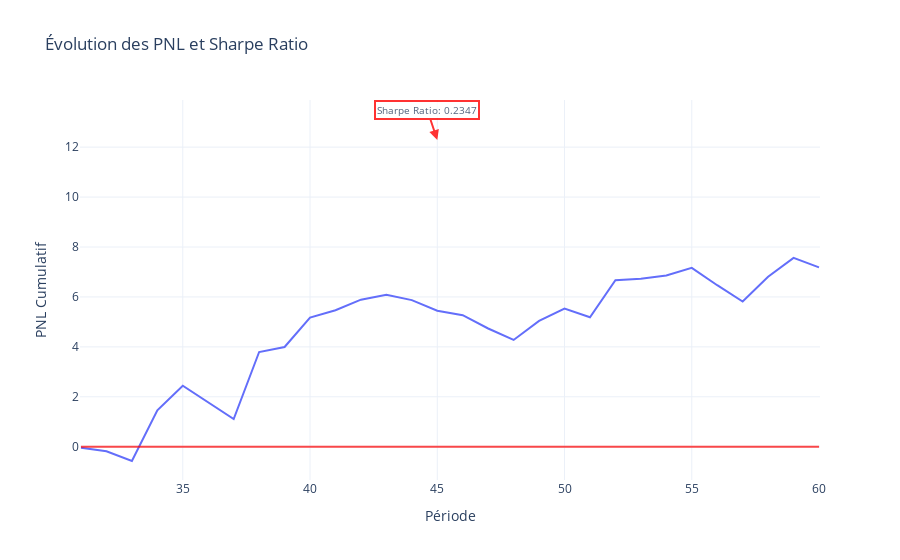

Notebook cell for this chart:
### Code cell
import plotly.graph_objects as go


process.plot_PnL(SR=SR, PNL=PNL)

### Figure 1 — Plotly figure (JSON) as saved in the notebook; plotly's stock layout.template omitted (floating-point values rounded to 4 significant figures)
{"data": [{"mode": "lines", "name": "PNL", "type": "scatter", "x": [31, 32, 33, 34, 35, 36, 37, 38, 39, 40, 41, 42, 43, 44, 45, 46, 47, 48, 49, 50, 51, 52, 53, 54, 55, 56, 57, 58, 59, 60], "y": [-0.04276, -0.1797, -0.572, 1.46, 2.446, 1.767, 1.107, 3.793, 3.994, 5.176, 5.466, 5.891, 6.087, 5.872, 5.445, 5.268, 4.736, 4.277, 5.039, 5.536, 5.187, 6.668, 6.726, 6.859, 7.164, 6.47, 5.818, 6.812, 7.564, 7.186, 6.967, 8.095, 8.381, 8.417, 8.36, 8.163, 9.055, 8.885, 9.939, 11.02, 11.1, 12.02, 12.62, 13.46, 13.54, 14.31, 14.57, 15.31, 15.33, 15.3, 15.06, 14.43, 13.8, 13.39, 12.99, 13.5, 13.76, 12.99, 12.23, 12.29]}], "layout": {"annotations": [{"arrowcolor": "red", "arrowhead": 2, "arrowsize": 1, "arrowwidth": 2, "bgcolor": "white", "bordercolor": "red", "borderwidth": 2, "font": {"size": 10}, "opacity": 0.8, "showarrow": true, "text": "Sharpe Ratio: 0.2347", "x": 45, "y": 12.29}], "legend": {"x": 0, "y": 1}, "shapes": [{"line": {"color": "red", "width": 2}, "name": "Sharpe Ratio", "opacity": 0.7, "type": "line", "x0": 31, "x1": 60, "y0": 0, "y1": 0}], "title": {"text": "Évolution des PNL et Sharpe Ratio"}, "xaxis": {"title": {"text": "Période"}}, "yaxis": {"title": {"text": "PNL Cumulatif"}}}}
